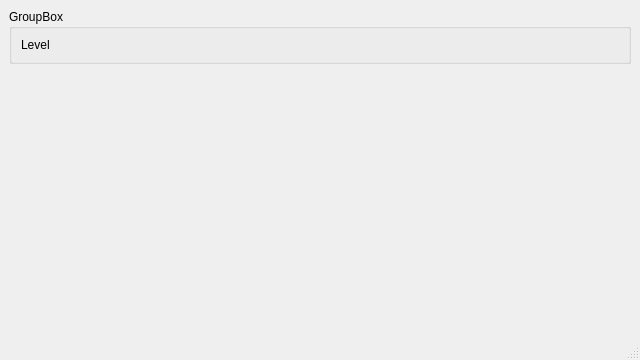
<?xml version="1.0" encoding="UTF-8"?>
<ui version="4.0">
 <class>MainWindow</class>
 <widget class="QMainWindow" name="mainWindow">
  <property name="geometry">
   <rect>
    <x>0</x>
    <y>0</y>
    <width>640</width>
    <height>360</height>
   </rect>
  </property>
  <property name="windowTitle">
   <string>MainWindow</string>
  </property>
  <widget class="QWidget" name="centralwidget">
   <layout class="QGridLayout" name="gridLayout" rowstretch="0,1">
    <item row="0" column="0">
     <widget class="QGroupBox" name="groupBox">
      <property name="title">
       <string>GroupBox</string>
      </property>
      <layout class="QGridLayout" name="gridLayout_2" columnstretch="0,1">
       <item row="0" column="0">
        <widget class="QLabel" name="label">
         <property name="text">
          <string>Level</string>
         </property>
        </widget>
       </item>
       <item row="0" column="1">
        <widget class="QStackedWidget" name="vuMeterStackedWidget"/>
       </item>
      </layout>
     </widget>
    </item>
    <item row="1" column="0">
     <spacer name="verticalSpacer">
      <property name="orientation">
       <enum>Qt::Vertical</enum>
      </property>
      <property name="sizeHint" stdset="0">
       <size>
        <width>20</width>
        <height>40</height>
       </size>
      </property>
     </spacer>
    </item>
   </layout>
  </widget>
  <widget class="QMenuBar" name="menubar">
   <property name="geometry">
    <rect>
     <x>0</x>
     <y>0</y>
     <width>640</width>
     <height>19</height>
    </rect>
   </property>
  </widget>
  <widget class="QStatusBar" name="statusbar"/>
 </widget>
 <resources/>
 <connections/>
</ui>
